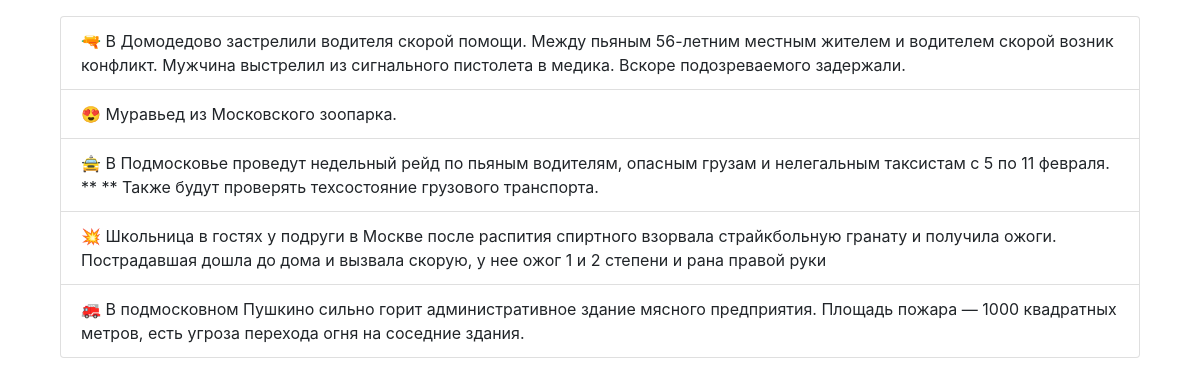
The app's page /channel with its own data.
### tparser/models.py (models this page shows, shortened)
class Post(db.Model):
    __tablename__ = "posts"
    id = db.Column(db.Integer, primary_key=True)
    channel_id = db.Column(db.Integer, db.ForeignKey("channels.id"), nullable=False)
    channel = db.relationship("Channel", back_populates="posts")
    number = db.Column(db.String, nullable=False)
    text = db.Column(db.String)
    publication_date = db.Column(db.DateTime, default=datetime.utcnow)
    is_deleted = db.Column(db.Boolean, default=False)
    comments = db.relationship("Comment", back_populates="post")
    analysis_data = db.relationship("AnalysisData", back_populates="post", uselist=False)

### tparser/__init__.py (the view)
    @app.route("/channel")
    def channel():
        posts = Post.query.all()
        return render_template("channel.html", posts=posts)

### tparser/__init__.py (called while the page is built)
def create_app():
    app = Flask(__name__)
    app.config.from_pyfile("config.py")
    db.init_app(app)
    @app.route("/")
    def index():
        title = "Telegram parser"
        channels = Channel.query.all()
        return render_template("index.html", page_title=title, jobs=[1, 2, 3], channels=channels)
    @app.route("/parse")
    def run_parser():
        loop = asyncio.new_event_loop()
        asyncio.set_event_loop(loop)
        result = loop.run_until_complete(get_data_from_tg())
        return render_template("info.html",  job=result)
    @app.route("/channel")
    def channel():
        posts = Post.query.all()
        return render_template("channel.html", posts=posts)
    return app

### tparser/templates/channel.html (shortened to what this page needs)
{% extends "base.html" %}
{% block content %}
  <div class="container">
    <div class="row">
      <div class="col">
      </div>
    </div>
    <div class="row">
      <div class="col">
        <ul class="list-group">
          {% for post in posts %}
            <li class="list-group-item">{{post.text}}</li>
          {% endfor %}
      </div>
    </div>
  </div>
{% endblock %}

### tparser/templates/base.html (shortened to what this page needs)
<!doctype html>
<html lang="ru">
<head>
  <link rel="stylesheet" href="https://cdn.jsdelivr.net/npm/bootstrap@4.1.3/dist/css/bootstrap.min.css"
>
</head>
<body>
  <div class="container">
    {% block content %}{% endblock %}
  </div>
</body>
</html>

### records on screen
Post: text "🔫 В Домодедово застрелили водителя скорой помощи. Между пьяным 56-летним местным жителем и водителем скорой возник конфликт. Мужчина выстрелил из сигнального пистолета в медика. Вскоре подозреваемого задержали."
Post: text "😍 Муравьед из Московского зоопарка."
Post: text "🚖 В Подмосковье проведут недельный рейд по пьяным водителям, опасным грузам и нелегальным таксистам с 5 по 11 февраля. ** ** Также будут проверять техсостояние грузового транспорта."
Post: text "💥 Школьница в гостях у подруги в Москве после распития спиртного взорвала страйкбольную гранату и получила ожоги. Пострадавшая дошла до дома и вызвала скорую, у нее ожог 1 и 2 степени и рана правой руки"
Post: text "🚒 В подмосковном Пушкино сильно горит административное здание мясного предприятия. Площадь пожара — 1000 квадратных метров, есть угроза перехода огня на соседние здания."
